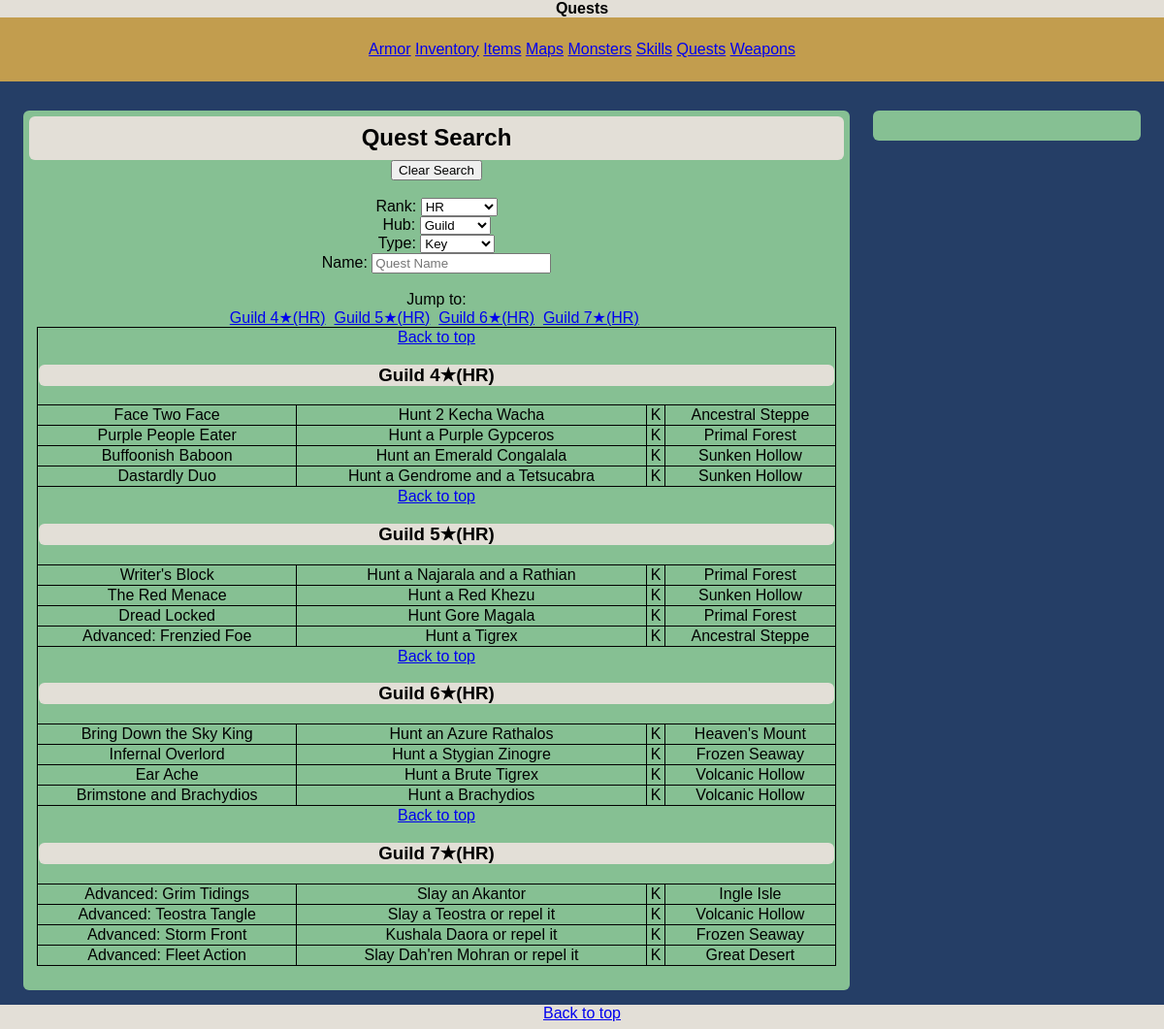
/quests.php, run on the app's committed database.
### tables this page shows
CREATE TABLE IF NOT EXISTS `quest` (
  `questId` int(5) NOT NULL,
  `name` varchar(80) NOT NULL,
  `goal` varchar(80) NOT NULL,
  `hub` varchar(20) DEFAULT NULL,
  `hubId` int(1) NOT NULL,
  `type` varchar(10) DEFAULT NULL,
  `typeId` int(1) NOT NULL,
  `stars` int(2) DEFAULT NULL,
  `rankId` int(5) NOT NULL,
  `rank` varchar(2) DEFAULT NULL,
  `locationId` int(5) DEFAULT NULL,
  `timeLimit` int(2) DEFAULT NULL,
  `fee` int(4) DEFAULT NULL,
  `reward` int(5) DEFAULT NULL,
  `hunterRankPoints` int(4) DEFAULT NULL,
  `subGoal` varchar(80) DEFAULT NULL,
  `subReward` int(5) DEFAULT NULL,
  `subHunterRankPoints` int(4) DEFAULT NULL,
  PRIMARY KEY (`questId`)
);

CREATE TABLE IF NOT EXISTS `areas` (
  `id` int(5) NOT NULL,
  `name` varchar(25) NOT NULL,
  `map` varchar(25) DEFAULT NULL,
  PRIMARY KEY (`id`)
);

### assets/modules/quests/vars.php (called while the page is built, shortened)
<?php
    $rankId=2;
    $questHubId=2;
    $questTypeId=2;
    $questName=null;
?>

### assets/modules/quests/query.php (called while the page is built)
<?php
    $sql = 'SELECT q.*, a.name location
            FROM quest q
                JOIN areas a ON a.id=q.locationId
            WHERE (0='.$rankId.' OR q.rankId='.$rankId.')
                AND (0='.$questHubId.' OR q.hubId='.$questHubId.')
                AND (0='.$questTypeId.' OR q.typeId='.$questTypeId.')
                AND q.name like "%'.$questName.'%"
            ORDER by questId';
    $result = mysqli_query($mysqli,$sql) or die(mysqli_error($mysqli) . '; quest table error');
?>

### assets/modules/quests/table.php (the view, shortened to what this page needs)
<table class='data' style='width:100%;'>
    Jump to:<br>
    <?php
        $jumps=array();
        while($row=mysqli_fetch_array($result))
        {
            switch($row['type']){
                case 'Key':
                    $type='K';
                    break;
            }
            $nextJump=$row['hub'] . '&nbsp;' . $row['stars'] . '&#9733;(' . $row['rank'] .')';
            if (!in_array($nextJump, $jumps)) {
                $jumps[]=$nextJump;
                echo("<a href='#".$nextJump."'>".$nextJump."</a>"."&nbsp; ");
                echo("<tr><td colspan=4><a name='".$nextJump."' class='menu'><a href='#top'>Back to top</a><h3>".$nextJump."</h3></a></td></tr>");
            }
            echo("<tr>")
                ."<td colspan=1>" . $row['name']
                ."<td colspan=1>" . $row['goal']
                ."<td colspan=1>" . $type
                ."<td colspan=1>" . $row['location']
            ."</tr>";
        }
    ?>
</table>

### assets/stylesheets/mobile.css (style rules this page uses)
html, body { margin:0; height:100%; font:1em Verdana, Geneva, sans-serif; background:#253E66; }
th, td { border-bottom: 1px solid black; border-top: 1px solid black; }
h3 { background:#E3DFD7; border-radius: 6px; }
.data { border: 1px solid black; border-bottom: 1px solid black; border-top: 1px solid black; width:100% !important; border-collapse: collapse; font-size:100%; }

### assets/stylesheets/main.css (style rules this page uses)
html, body { margin:0; height:100%; font:1em Verdana, Geneva, sans-serif; background:#253E66; }
h3 { background:#E3DFD7; border-radius: 6px; }
.data, th, td { border: 1px solid black; max-width:98%; margin: 0 1%; border-collapse: collapse; margin-left:auto; margin-right:auto; }

### data on the page
quest: nextJump "Guild 4★(HR)", name "Face Two Face", goal "Hunt 2 Kecha Wacha", type "K", areas.name "Ancestral Steppe"
quest: name "Purple People Eater", goal "Hunt a Purple Gypceros", type "K", areas.name "Primal Forest"
quest: name "Buffoonish Baboon", goal "Hunt an Emerald Congalala", type "K", areas.name "Sunken Hollow"
quest: name "Dastardly Duo", goal "Hunt a Gendrome and a Tetsucabra", type "K", areas.name "Sunken Hollow"
quest: nextJump "Guild 5★(HR)", name "Writer's Block", goal "Hunt a Najarala and a Rathian", type "K", areas.name "Primal Forest"
quest: name "The Red Menace", goal "Hunt a Red Khezu", type "K", areas.name "Sunken Hollow"
quest: name "Dread Locked", goal "Hunt Gore Magala", type "K", areas.name "Primal Forest"
quest: name "Advanced: Frenzied Foe", goal "Hunt a Tigrex", type "K", areas.name "Ancestral Steppe"
quest: nextJump "Guild 6★(HR)", name "Bring Down the Sky King", goal "Hunt an Azure Rathalos", type "K", areas.name "Heaven's Mount"
quest: name "Infernal Overlord", goal "Hunt a Stygian Zinogre", type "K", areas.name "Frozen Seaway"
quest: name "Ear Ache", goal "Hunt a Brute Tigrex", type "K", areas.name "Volcanic Hollow"
quest: name "Brimstone and Brachydios", goal "Hunt a Brachydios", type "K", areas.name "Volcanic Hollow"
quest: nextJump "Guild 7★(HR)", name "Advanced: Grim Tidings", goal "Slay an Akantor", type "K", areas.name "Ingle Isle"
quest: name "Advanced: Teostra Tangle", goal "Slay a Teostra or repel it", type "K", areas.name "Volcanic Hollow"
quest: name "Advanced: Storm Front", goal "Kushala Daora or repel it", type "K", areas.name "Frozen Seaway"
quest: name "Advanced: Fleet Action", goal "Slay Dah'ren Mohran or repel it", type "K", areas.name "Great Desert"

### other printed values
form field rank "HR"
form field questHub "Guild"
form field questType "Key"
